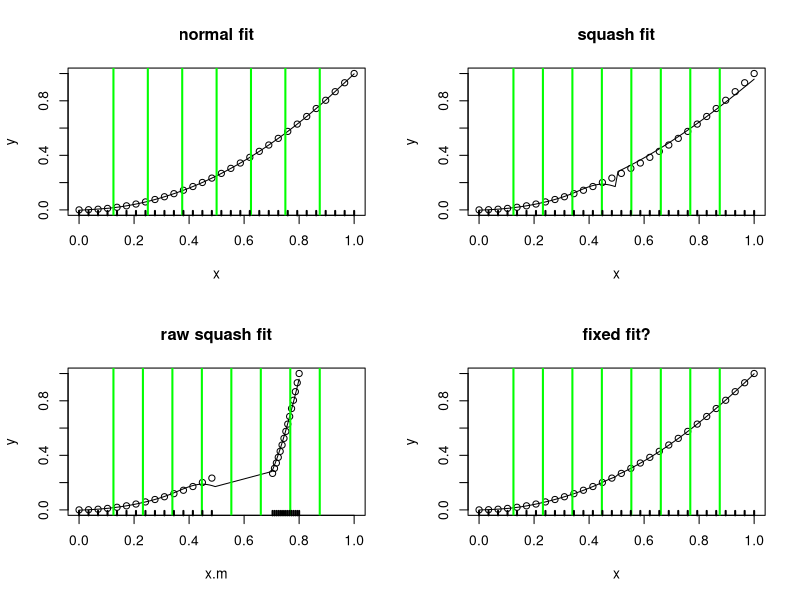

This figure's R source:
# integration experiment.

# uses the functions from section 3.2.1 of the Red Book
# data
#size<-c(1.42,1.58,1.78,1.99,1.99,1.99,2.13,2.13,2.13, 
#2.32,2.32,2.32,2.32,2.32,2.43,2.43,2.78,2.98,2.98) 
#y<-c(4.0,4.2,2.5,2.6,2.8,2.4,3.2,2.4,2.6,4.8,2.9, 
#3.8,3.0,2.7,3.1,3.3,3.0,2.8,1.7) 
#x<-size-min(size);x<-x/max(x) 


# different data
x<-seq(0,1,len=30)
y<-x^2



#R(x,z)forcubicsplineon[0,1]
rk<-function(x,z){
   ((z-0.5)^2-1/12)*((x-0.5)^2-1/12)/4- 
      ((abs(x-z)-0.5)^4-(abs(x-z)-0.5)^2/2+7/240)/24 
} 

spl.X<-function(x,xk){
   #set up model matrix for cubic penalized regression spline
   q<-length(xk)+2 #numberofparameters 
   n<-length(x) #numberofdata 
   X<-matrix(1,n,q)#initializedmodelmatrix 
   X[,2]<-x #setsecondcolumntox 
   X[,3:q]<-outer(x,xk,FUN=rk)#andremainingtoR(x,xk) 
   X 
} 

spl.S<-function(xk){ 
   # set up the penalized regression spline penalty matrix, 
   # given knot sequence xk 
   q<-length(xk)+2;S<-matrix(0,q,q) # initialize matrix to 0 
   S[3:q,3:q]<-outer(xk,xk,FUN=rk) # fill in non-zero part 
   S 
} 

# A simple matrix square root 
mat.sqrt<-function(S){
   d<-eigen(S,symmetric=TRUE) 
   rS<-d$vectors%*%diag(d$values^0.5)%*%t(d$vectors) 
} 

# functiont of it penalized regression spline to x,y data, 
# with knots xk,given smoothing parameter, lambda. 
prs.fit<-function(y,x,xk,lambda) {
   q<-length(xk)+2 #dimension of basis 
   n<-length(x) #number of data 
   # create augmented model matrix.... 
   Xa<-rbind(spl.X(x,xk),mat.sqrt(spl.S(xk))*sqrt(lambda)) 
   y[(n+1):(n+q)]<-0 #augment the data vector 
   lm(y~Xa-1)#fit and return penalized regression spline 
} 

xp<-seq(0,1,len=120) # xvaluesforprediction 
xk<-1:7/8 #choosesomeknots 
#xk<-c(unique(x),1.3)
mod.2<-prs.fit(y,x,xk,0.0001)# fitpen.reg.spline 
Xp<-spl.X(xp,xk)#matrixtomapparamstofittedvaluesatxp 

par(mfrow=c(2,2))
#plot data & spl.fit 
plot(x,y, main="normal fit")
lines(xp,Xp%*%coef(mod.2))
abline(v=xk,col="green",lwd=2)
rug(x,lwd=2)

#########################################################################

# now crazy things happen
# move around the values of x and xk
xk<-seq(1/8,7/8,len=8) #choose some knots 
xp<-seq(0,1,len=100) # xvaluesforprediction 

# expansion/conraction factor
expf<-0.2

# simpler
x.tmp<-x
xp.tmp<-xp
xk.tmp<-xk

x.m<-c()
xp.m<-c()
xk.m<-c()
xk.m<-xk.tmp

x.m<-x.tmp[x.tmp<=0.5]
xp.m<-xp.tmp[xp.tmp<=0.5]


x.tmp<-x.tmp[x.tmp>0.5]
x.tmp<-x.tmp-0.75
x.tmp<-x.tmp*expf
x.tmp<-x.tmp+0.75



xp.tmp<-xp.tmp[xp.tmp>0.5]
xp.tmp<-xp.tmp-0.75
xp.tmp<-xp.tmp*expf
xp.tmp<-xp.tmp+0.75

x.m<-c(x.m,x.tmp)
xp.m<-c(xp.m,xp.tmp)


# bottom squash toward middle
#x.m<-c(x.m,x.tmp[x.tmp>0.5 & x.tmp<=0.75]*-expf)
#xp.m<-c(xp.m,xp.tmp[xp.tmp>0.5 & xp.tmp<=0.75]*-expf)
#
## top toward middle
#x.m<-c(x.m,x.tmp[x.tmp>0.75 & x.tmp<=1]*expf)
#xp.m<-c(xp.m,xp.tmp[xp.tmp>0.75 & xp.tmp<=1]*expf)



xp.m<-sort(xp.m)

#xk.m[xk.m>0.5]<-xk.m[xk.m>0.5]*expf


mod.2<-prs.fit(y,x.m,xk.m,0.0001)# fitpen.reg.spline 
Xp.move<-spl.X(xp.m,xk.m)#matrix to map params to fitted values at xp 

#plot data & spl.fit 
plot(x,y, main="squash fit",xlim=c(0,1))
lines(xp,Xp.move%*%coef(mod.2))
abline(v=xk.m,col="green",lwd=2)
rug(x,lwd=2)

#S<-spl.S(xk.m)

# plot the raw fit without transform back
plot(x.m,y, main="raw squash fit",xlim=c(0,1))
lines(xp.m,Xp.move%*%coef(mod.2))
abline(v=xk.m,col="green",lwd=2)
rug(x.m,lwd=2)

#### fixing...

# 2nd differential of R
Rd<-function(x,z){1/12*(6*(z^2-z-abs(z-x)+(z-x)^2)+2)}
# product
RdRd<-function(x,xk1,xk2){Rd(x,xk1)*Rd(x,xk2)}
#integrate(Rdd,lower=0,upper=1,xk1=xk[1],xk2=xk[2])
#rk(xk[1],xk[2])

# function to integrate d^2/dx^2 R(x*_i,x*_j)
intR<-function(xk1,xk2,xk,xk.m,max.x){

   #intrange<-c(0,xk.m,max.x)

   #intrange1<-c(0,0.3,0.7,max.x)
   #intrange2<-c(0,0.3*expf,0.7-0.24,1)

   # find the weights
   #w<-abs(diff(intrange)/diff(c(0,1:7/8,1)))^4
   #w<-rep(1,length(intrange1))

   #w<-abs(diff(intrange1)/diff(intrange2))^4

   # bespoke
   intrange2<-c(0,0.5,1*expf)
   #w<-c(1,expf,0.14)
   w<-c(1,expf)

   #cat("w=",w,"\n")

   # return vector
   ret<-rep(0,length(intrange2))

   for(i in 1:(length(intrange2)-1)){
      ret[i]<-integrate(RdRd,lower=intrange2[i],upper=intrange2[i+1],
                        xk1=xk1,xk2=xk2)$value
      ret[i]<-ret[i]*w[i]^-3
   }
   sum(ret)
}


spl.S<-function(xk,xk.m,max.x){ 
   # set up the penalized regression spline penalty matrix, 
   # given knot sequence xk 
   q<-length(xk)+2
   S<-matrix(0,q,q) # initialize matrix to 0 

   T<-matrix(0,q-2,q-2)

   for(i in 1:(q-2)){
      for(j in 1:(q-2)){
         # compute integral of d^2/dx^2 R(x*_i,x*_j)
         T[i,j]<-intR(xk.m[i],xk.m[j],xk,xk.m,max.x)
      }
   }
  
   # by symmetry 
   #T<-T+t(T)-diag(T)

   S[3:q,3:q]<-T # fill in non-zero part 
   S
} 


prs.fit<-function(y,x,xk,xk.m,lambda) {
   q<-length(xk.m)+2 #dimension of basis 
   n<-length(x) #number of data 
   # create augmented model matrix.... 
   Xa<-rbind(spl.X(x,xk.m),mat.sqrt(spl.S(xk,xk.m,max(x)))*sqrt(lambda)) 
   y[(n+1):(n+q)]<-0 #augment the data vector 
   lm(y~Xa-1)#fit and return penalized regression spline 
} 

mod.2<-prs.fit(y,x.m,xk,xk.m,0.0001)# fitpen.reg.spline 
Xp.move<-spl.X(xp.m,xk.m)#matrix to map params to fitted values at xp 

#modS<-spl.S(xk.m,xk,max(x.m))

#plot data & spl.fit 
plot(x,y, main="fixed fit?")
lines(xp,Xp.move%*%coef(mod.2))
abline(v=xk.m,col="green",lwd=2)
rug(x,lwd=2)




## code to test the S calculation
#mod.2<-prs.fit(y,x,xk,xk,0.0001)# fitpen.reg.spline 
#Xp.move<-spl.X(xp,xk)#matrix to map params to fittedv alues at xp 
#
##plot data & spl.fit 
#plot(x,y, main="old fit, new S estimation")
#lines(xp,Xp.move%*%coef(mod.2))
#abline(v=xk,col="green",lwd=2)
#rug(x,lwd=2)






### dia
#plot(x,y)
#abline(v=0.3,col="green",lwd=3)
#abline(v=0.7,col="green",lwd=3)
#points(x[x>0.3 & x<0.7]*0.8,y=y[x>0.3 & x<0.7],pch=19,col="red")
#abline(v=0.3*0.8,col="red",lwd=3)
#abline(v=0.7*.8,col="red",lwd=3)
#points(x[x>0.7]-.24,y=y[x>0.7],pch=19,col="red")
